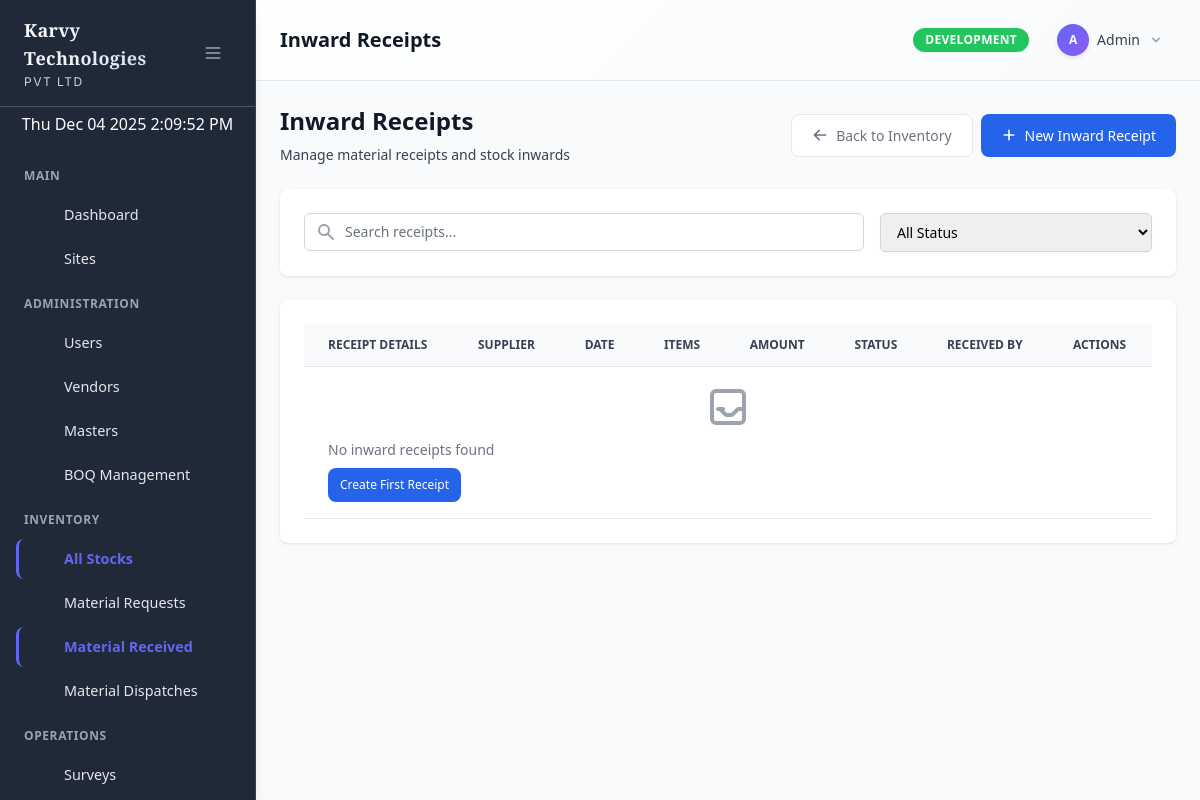
The page /admin/inventory/inwards/index.php (signed in) on the database its author committed.
### tables this page shows
CREATE TABLE `menu_items` (
  `id` int(11) NOT NULL,
  `parent_id` int(11) DEFAULT NULL,
  `title` varchar(100) NOT NULL,
  `icon` varchar(100) DEFAULT NULL,
  `url` varchar(255) DEFAULT NULL,
  `sort_order` int(11) DEFAULT 0,
  `status` enum('active','inactive') DEFAULT 'active',
  `created_at` timestamp NOT NULL DEFAULT current_timestamp(),
  `updated_at` timestamp NOT NULL DEFAULT current_timestamp() ON UPDATE current_timestamp()
);

### config/database.php (called while the page is built, shortened)
<?php
require_once __DIR__ . '/constants.php';
class Database {
    private static $instance = null;
    private $connection;
    private $environment;
    private function __construct() {
        $this->environment = getEnvironment();
    }
    private function connect() {
        try {
            $dsn = "mysql:host=" . DB_HOST . ";dbname=" . DB_NAME . ";charset=" . DB_CHARSET;
            $options = [
                PDO::ATTR_ERRMODE => PDO::ERRMODE_EXCEPTION,
                PDO::ATTR_DEFAULT_FETCH_MODE => PDO::FETCH_ASSOC,
                PDO::ATTR_EMULATE_PREPARES => false,
                PDO::MYSQL_ATTR_INIT_COMMAND => "SET NAMES " . DB_CHARSET
            ];
            $this->connection = new PDO($dsn, DB_USER, DB_PASS, $options);
        } catch (PDOException $e) {
            $errorMsg = "Database connection failed in " . $this->environment . " environment: " . $e->getMessage();
            error_log($errorMsg);
            if ($this->environment === 'production') {
                throw new Exception("Database connection failed. Please contact administrator.");
            } else {
                throw new Exception($errorMsg);
            }
        }
    }
    public static function getInstance() {
        if (self::$instance === null) {
            self::$instance = new self();
        }
        return self::$instance;
    }
    public function getConnection() {
        return $this->connection;
    }
}
?>

### models/BaseModel.php (called while the page is built, shortened)
<?php
require_once __DIR__ . '/../config/database.php';
class BaseModel {
    public function __construct() {
        $this->db = Database::getInstance()->getConnection();
    }
}
?>

### models/Menu.php (called while the page is built, shortened)
<?php
require_once __DIR__ . '/BaseModel.php';
class Menu extends BaseModel {
    public function getMenuForUser($userId, $userRole) {
        $sql = "
            SELECT DISTINCT m.*
            FROM menu_items m
            INNER JOIN user_menu_permissions ump ON m.id = ump.menu_item_id
            WHERE m.status = 'active'
            AND ump.user_id = ?
            AND ump.can_access = TRUE
            ORDER BY m.parent_id ASC, m.sort_order ASC, m.title ASC
        ";
        $stmt = $this->db->prepare($sql);
        $stmt->execute([$userId]);
        $menuItems = $stmt->fetchAll();
        return $this->buildMenuTree($menuItems);
    }
    private function buildMenuTree($menuItems) {
        $tree = [];
        $lookup = [];
        foreach ($menuItems as $item) {
            $lookup[$item['id']] = $item;
            $lookup[$item['id']]['children'] = [];
        }
        foreach ($menuItems as $item) {
            if ($item['parent_id'] === null) {
                $tree[] = &$lookup[$item['id']];
            } else {
                if (isset($lookup[$item['parent_id']])) {
                    $lookup[$item['parent_id']]['children'][] = &$lookup[$item['id']];
                }
            }
        }
        return $tree;
    }
}
?>

### config/constants.php (called while the page is built, shortened)
<?php
if (!function_exists('url')) {
    function url($path = '') {
        $baseUrl = defined('BASE_URL') ? rtrim(BASE_URL, '/') : '';
        $path = ltrim($path, '/');
        return $path ? $baseUrl . '/' . $path : $baseUrl;
    }
}
?>

### admin/inventory/inwards/index.php (the view, shortened to what this page needs)
<?php
$inventoryModel = new Inventory();
$page = isset($_GET['page']) ? (int)$_GET['page'] : 1;
$limit = 20;
$search = $_GET['search'] ?? '';
$status = $_GET['status'] ?? '';
$receiptsData = $inventoryModel->getInwardReceipts($page, $limit, $search, $status);
$receipts = $receiptsData['receipts'];
?>
<div class="flex justify-between items-center mb-6">
    <div>
        <h1 class="text-2xl font-semibold text-gray-900">Inward Receipts</h1>
        <p class="mt-2 text-sm text-gray-700">Manage material receipts and stock inwards</p>
    </div>
    <div class="flex space-x-2">
        <a href="../" class="btn btn-secondary">
            <svg class="w-4 h-4 mr-2" fill="currentColor" viewBox="0 0 20 20">
                <path fill-rule="evenodd" d="M9.707 16.707a1 1 0 01-1.414 0l-6-6a1 1 0 010-1.414l6-6a1 1 0 011.414 1.414L5.414 9H17a1 1 0 110 2H5.414l4.293 4.293a1 1 0 010 1.414z" clip-rule="evenodd"></path>
            </svg>
            Back to Inventory
        </a>
        <button onclick="openModal('createInwardModal')" class="btn btn-primary">
            <svg class="w-4 h-4 mr-2" fill="currentColor" viewBox="0 0 20 20">
                <path fill-rule="evenodd" d="M10 3a1 1 0 011 1v5h5a1 1 0 110 2h-5v5a1 1 0 11-2 0v-5H4a1 1 0 110-2h5V4a1 1 0 011-1z" clip-rule="evenodd"></path>
            </svg>
            New Inward Receipt
        </button>
    </div>
</div>
<div class="card mb-6">
    <div class="card-body">
        <div class="grid grid-cols-1 md:grid-cols-3 gap-4">
            <div class="md:col-span-2">
                <div class="relative">
                    <div class="absolute inset-y-0 left-0 pl-3 flex items-center pointer-events-none">
                    </div>
                    <input type="text" id="searchInput" class="block w-full pl-10 pr-3 py-2 border border-gray-300 rounded-md leading-5 bg-white placeholder-gray-500 focus:outline-none focus:placeholder-gray-400 focus:ring-1 focus:ring-blue-500 focus:border-blue-500 sm:text-sm" placeholder="Search receipts..." value="<?php echo htmlspecialchars($search); ?>">
                </div>
            </div>
            <div>
                <select id="statusFilter" class="block w-full px-3 py-2 border border-gray-300 rounded-md shadow-sm focus:outline-none focus:ring-blue-500 focus:border-blue-500 sm:text-sm">
                    <option value="">All Status</option>
                </select>
            </div>
        </div>
    </div>
</div>
<div class="card">
    <div class="card-body">
        <div class="overflow-x-auto">
            <table class="data-table">
                <thead>
                    <tr>
                        <th>Receipt Details</th>
                        <th>Supplier</th>
                        <th>Date</th>
                        <th>Items</th>
                        <th>Amount</th>
                        <th>Status</th>
                        <th>Received By</th>
                        <th>Actions</th>
                    </tr>
                </thead>
                <tbody>
                    <?php if (empty($receipts)): ?>
                    <tr>
                        <td colspan="8" class="text-center py-8 text-gray-500">
                            <p class="mt-2">No inward receipts found</p>
                            <button onclick="openModal('createInwardModal')" class="mt-2 btn btn-primary btn-sm">Create First Receipt</button>
                        </td>
                    </tr>
                    <?php endif; ?>
                </tbody>
            </table>
        </div>
    </div>
</div>
<?php
include __DIR__ . '/../../../includes/admin_layout.php';
?>

### includes/dynamic_sidebar.php (shortened to what this page needs)
<?php
require_once __DIR__ . '/../models/Menu.php';
function renderDynamicSidebar($currentUser) {
    $menuModel = new Menu();
    $menuItems = $menuModel->getMenuForUser($currentUser['id'], $currentUser['role']);
    $currentUrl = $_SERVER['REQUEST_URI'];
    $sections = [];
    $currentSection = 'Main';
    foreach ($menuItems as $item) {
        if (!$item['url'] && !empty($item['children'])) {
            $currentSection = $item['title'];
            $sections[$currentSection] = $item['children'];
        } else {
            if (!isset($sections[$currentSection])) {
                $sections[$currentSection] = [];
            }
            $sections[$currentSection][] = $item;
        }
    }
    foreach ($sections as $sectionName => $sectionItems) {
        if (!empty($sectionItems)) {
            echo '<div class="menu-section-header"><span class="sidebar-text">' . htmlspecialchars($sectionName) . '</span></div>';
            foreach ($sectionItems as $item) {
                renderMenuItem($item, $currentUrl, 0);
            }
        }
    }
}
function renderMenuItem($item, $currentUrl, $level = 0) {
    $hasChildren = !empty($item['children']);
    $isActive = $item['url'] && strpos($currentUrl, $item['url']) !== false;
    $hasActiveChild = $hasChildren && hasActiveChild($item['children'], $currentUrl);
    $activeClass = ($isActive || $hasActiveChild) ? 'active' : '';
    if ($hasChildren) {
        echo '<div class="relative">';
        echo '<button onclick="toggleSubmenu(\'submenu-' . $item['id'] . '\')" class="sidebar-item w-full flex items-center justify-between ' . $activeClass . '" data-tooltip="' . htmlspecialchars($item['title']) . '">';
        echo '<div class="flex items-center">';
        echo renderMenuIcon($item['icon'], false);
        echo '<span class="sidebar-text">' . htmlspecialchars($item['title']) . '</span>';
        echo '</div>';
        echo '<svg id="arrow-' . $item['id'] . '" class="w-4 h-4 transition-transform duration-200" fill="currentColor" viewBox="0 0 20 20">';
        echo '<path fill-rule="evenodd" d="M5.293 7.293a1 1 0 011.414 0L10 10.586l3.293-3.293a1 1 0 111.414 1.414l-4 4a1 1 0 01-1.414 0l-4-4a1 1 0 010-1.414z" clip-rule="evenodd"></path>';
        echo '</svg>';
        echo '</button>';
        $submenuClass = ($isActive || $hasActiveChild) ? '' : 'hidden';
        echo '<div id="submenu-' . $item['id'] . '" class="' . $submenuClass . ' mt-2 space-y-1">';
        foreach ($item['children'] as $child) {
            renderMenuItem($child, $currentUrl, $level + 1);
        }
        echo '</div>';
        echo '</div>';
    } else {
        $itemClass = $level > 0 ? 'sidebar-subitem' : 'sidebar-item';
        if ($item['url']) {
            echo '<a href="' . url($item['url']) . '" class="' . $itemClass . ' ' . $activeClass . '" data-tooltip="' . htmlspecialchars($item['title']) . '">';
        } else {
            echo '<div class="' . $itemClass . ' ' . $activeClass . '" data-tooltip="' . htmlspecialchars($item['title']) . '">';
        }
        echo renderMenuIcon($item['icon'], $level > 0);
        echo '<span class="sidebar-text">' . htmlspecialchars($item['title']) . '</span>';
        if ($item['url']) {
            echo '</a>';
        } else {
            echo '</div>';
        }
    }
}
function renderMenuIcon($iconName, $isSubitem = false) {
    $iconPath = $icons[$iconName] ?? $icons['dashboard'];
    $iconSize = $isSubitem ? 'w-4 h-4 mr-2' : 'w-5 h-5 mr-3';
    return '<svg class="' . $iconSize . '" fill="currentColor" viewBox="0 0 20 20">' . $iconPath . '</svg>';
}
?>

### assets/css/custom.css (style rules this page uses)
.btn-primary { @apply bg-blue-600 hover:bg-blue-700 text-white font-medium py-2 px-4 rounded-md transition duration-200; }
.btn-secondary { @apply bg-gray-600 hover:bg-gray-700 text-white font-medium py-2 px-4 rounded-md transition duration-200; }
.sidebar-item { @apply block px-4 py-2 text-gray-700 hover:bg-gray-100 hover:text-blue-600 transition duration-200; }
.sidebar-item.active { @apply bg-blue-100 text-blue-600 border-r-2 border-blue-600; }
.card { @apply bg-white shadow-md rounded-lg p-6 mb-6; }

### assets/css/admin.css (style rules this page uses)
.sidebar-item { @apply flex items-center p-2 text-base font-normal text-gray-900 rounded-lg hover:bg-gray-100 transition-colors duration-200; }
.sidebar-item.active { @apply bg-primary-100 text-primary-700 border-r-2 border-primary-600; }
.sidebar-item svg { @apply w-6 h-6 text-gray-500 transition duration-75; }
.sidebar-item.active svg { @apply text-primary-600; }
.btn { @apply font-medium rounded-lg text-sm px-5 py-2.5 text-center transition-colors duration-200; }
.btn-primary { @apply text-white bg-primary-600 hover:bg-primary-700 focus:ring-4 focus:outline-none focus:ring-primary-300; }
.btn-secondary { @apply text-gray-500 bg-white hover:bg-gray-100 focus:ring-4 focus:outline-none focus:ring-gray-200 border border-gray-200 hover:text-gray-900; }
.btn-sm { @apply px-3 py-2 text-xs; }
.data-table { @apply w-full text-sm text-left text-gray-500; }
.data-table thead { @apply text-xs text-gray-700 uppercase bg-gray-50; }
.data-table th { @apply px-6 py-3; }
.data-table td { @apply px-6 py-4 whitespace-nowrap; }
.data-table tbody tr { @apply bg-white border-b hover:bg-gray-50; }
.card { @apply bg-white shadow rounded-lg; }
.card-body { @apply p-6; }
.btn { @apply inline-flex items-center justify-center px-4 py-2 border border-transparent text-sm font-medium rounded-md shadow-sm focus:outline-none focus:ring-2 focus:ring-offset-2 transition-all duration-200; }
.btn-primary { @apply text-white bg-blue-600 hover:bg-blue-700 focus:ring-blue-500; }
.btn-secondary { @apply text-gray-700 bg-white hover:bg-gray-50 border-gray-300 focus:ring-blue-500; }
.btn svg { @apply w-4 h-4; }
.card { @apply bg-white overflow-hidden shadow rounded-lg; }
.card-body { @apply px-4 py-5 sm:p-6; }
.data-table { @apply min-w-full divide-y divide-gray-200; }
.data-table thead { @apply bg-gray-50; }
.data-table th { @apply px-6 py-3 text-left text-xs font-medium text-gray-500 uppercase tracking-wider; }
.data-table td { @apply px-6 py-4 whitespace-nowrap text-sm text-gray-900; }
.data-table tbody tr { @apply bg-white hover:bg-gray-50; }
.sidebar-item { position: relative; overflow: hidden; }
.sidebar-item::before { content: ''; position: absolute; left: 0; top: 0; height: 100%; width: 3px; background: var(--vendor-secondary); transform: scaleY(0); transition: transform 0.2s ease; }
.sidebar-item:hover::before, .sidebar-item.active::before { transform: scaleY(1); }
.admin-sidebar .sidebar-text { transition: opacity 0.3s ease, visibility 0.3s ease, width 0.3s ease; }

### rows shown on the page
menu_items: title "Dashboard"
menu_items: title "Sites"
menu_items: title "Users"
menu_items: title "Vendors"
menu_items: title "Masters"
menu_items: title "BOQ Management"
menu_items: title "All Stocks"
menu_items: title "Material Requests"
menu_items: title "Material Received"
menu_items: title "Material Dispatches"
menu_items: title "Surveys"

### other values the page prints
$sectionName "MAIN"
$sectionName "ADMINISTRATION"
$sectionName "INVENTORY"
$sectionName "OPERATIONS"
$title "Inward Receipts"
$env "DEVELOPMENT"
substr($currentUser['username'], 0, 1) "A"
$currentUser['username'] "Admin"
